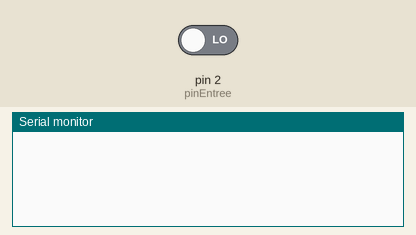
A sketch run on a simulated Arduino Uno, built with avr-gcc and run on an emulated ATmega328P. Parts: the last lines printed to the serial monitor. The inputs (shaded band) are chosen by the test bench; at power-on: pin 2 (pinEntree) LOW.

Above: at 1.2 s.
1.3 s: pin 2 (pinEntree) driven HIGH
At 2.5 s:
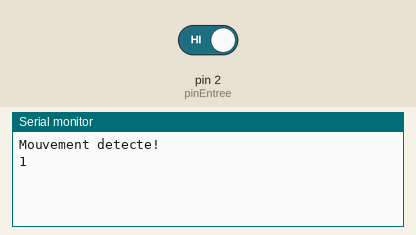
2.8 s: pin 2 (pinEntree) driven LOW
At 3.6 s:
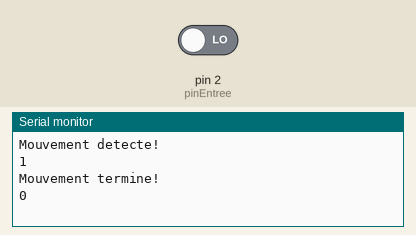

The sketch:

Ex2_PIR_base.ino
```cpp
int pinEntree = 2;
int etatPir = LOW;
int val = 0;

void setup() {
  pinMode(pinEntree, INPUT);
  Serial.begin(9600);
}

void loop() {
  val = digitalRead(pinEntree);
  if (val == HIGH) {
    if (etatPir == LOW) {
      Serial.println("Mouvement detecte!");
      Serial.println(val);
      etatPir = HIGH;
    }
  } else {
    if (etatPir == HIGH) {
      Serial.println("Mouvement termine!");
      Serial.println(val);
      etatPir = LOW;
    }
  }
}
```

Measured:
- after the input at 1.3 s, the serial monitor: prints a new line at once (image 1)
- after the input at 2.8 s, the serial monitor: prints a new line at once (image 2)
